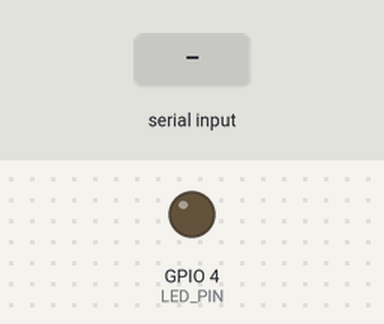
Simulated run of this sketch. Board: ESP32. On the bench: output pins drawn as LEDs (lit = HIGH). The inputs (shaded band) are chosen by the test bench. What the sketch prints to the serial monitor is not drawn.

Above: at 1.2 s.
1.3 s: "90,45\n" received over Serial
Timing chart, 0 to 10.0 s (numbered marks = the images above; inputs shaded):
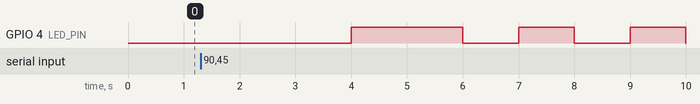

Measured:
- after the input at 1.3 s, GPIO 4 (LED_PIN): goes HIGH 2.0 s, LOW 1.0 s, HIGH 1.0 s, LOW 1.0 s, then HIGH, starting after 2.7 s

The sketch:

Timers_ConteoNumerosPrimos.ino
```cpp
#include <Arduino.h>
#include <freertos/FreeRTOS.h>
#include <freertos/timers.h>

#define LED_PIN 4

#if CONFIG_FREERTOS_UNICORE
  static const BaseType_t app_cpu = 0;
#else
  static const BaseType_t app_cpu = 1;
#endif

// Variables globales
int primeCount = 0;         // Contador de números primos
int targetCount = 0;        // Contador objetivo ingresado por el usuario
bool reset = false;         // Indica si se debe reiniciar el conteo
int seconds = 0;            // Contador de segundos

// Timer de FreeRTOS
static TimerHandle_t auto_reload = NULL;

// Función para verificar si un número es primo
bool isPrime(int num) {
    if (num <= 1) return false;
    for (int i = 2; i <= sqrt(num); i++) {
        if (num % i == 0) return false;
    }
    return true;
}

// Callback para el timer de FreeRTOS
void myTimer(TimerHandle_t xTimer) {
    seconds++;

    if (reset) {
        seconds = 0;
        primeCount = 0;
        reset = false;
        Serial.println("Reinicio del conteo.");
    }

    // Imprimir el número de segundos actual
    Serial.print("Segundos: ");
    Serial.println(seconds);

    // Verificar si el número actual es primo
    if (isPrime(seconds)) {
        if (primeCount < targetCount) {
            digitalWrite(LED_PIN, HIGH);  // Enciende el LED
            Serial.println("¡Primo!");
            primeCount++;
            vTaskDelay(1000 / portTICK_PERIOD_MS);  // Mantener el LED encendido por 1 segundo
            digitalWrite(LED_PIN, LOW);   // Apaga el LED
        }
    }

    // Detener el conteo si se alcanzaron 100 segundos
    if (seconds >= 100) {
        Serial.println("Conteo alcanzado.");
        xTimerStop(auto_reload, 0);  // Detiene el timer
    }
}

// Función de configuración inicial
void setup() {
    Serial.begin(9600);
    pinMode(LED_PIN, OUTPUT);

    // Crear el Timer auto-reload de 1 segundo
    auto_reload = xTimerCreate(
        "Timer 01",                       // Nombre del timer
        1000 / portTICK_PERIOD_MS,        // Periodo en Ticks (1 segundo)
        pdTRUE,                           // Configuración de auto-reload
        (void*)1,                         // Identificador
        myTimer                           // Función de callback
    );

    // Iniciar el Timer
    xTimerStart(auto_reload, portMAX_DELAY);
}

// Función de loop principal
void loop() {
    if (Serial.available() > 0) {
        int input = Serial.parseInt();  // Leer el valor ingresado
        if (input > 0) {
            targetCount = input;        // Actualizar el objetivo
            primeCount = 0;             // Reiniciar el contador de primos
            reset = true;               // Indicar que se debe reiniciar
            Serial.println("Reinicio del conteo.");
        }
    }
}
```
